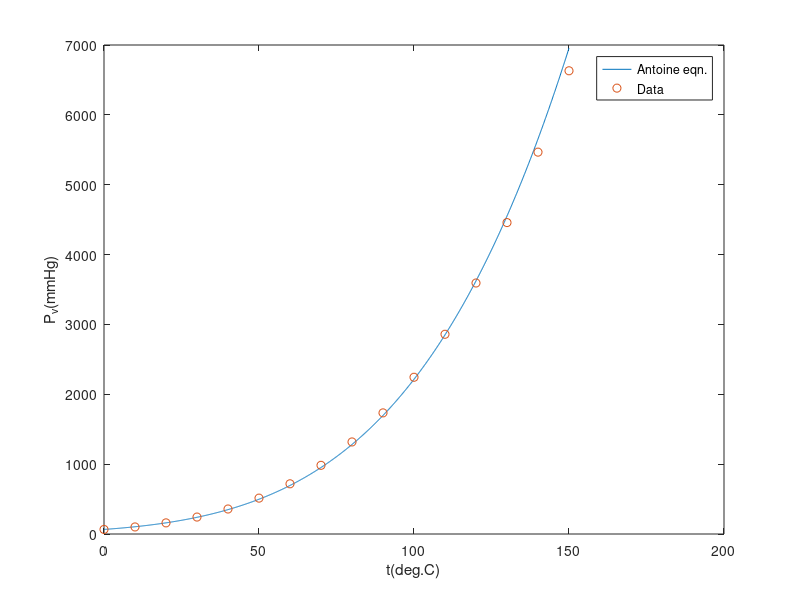

This chart was generated by the following MATLAB code:
% vpchform.m: vapor pressure of chloroform 
clear all; 
t = [0.001 10:10:150]; % temp.(deg.C) 
Pv = [65.4 101.0 159.3 242.6 357.9 513.6 718.7 983.2 1317.7 1733.9 ...     
2243.7 2859.2 3593.0 4457.9 5466.4 6631.0];  % vapor pressure (mmHg) 
n = length(t); Y = (log(Pv))'; X = [ones(n,1) (1./t)' (log(Pv)./t)']; 
K = inv(X'*X)*X'*Y; A = K(1), C = -K(3), B = A*C - K(2) 
ti = 0:0.1:150; Pvi = exp(A - B./(ti + C));  % Generate points for plot 
plot(ti,Pvi,t,Pv,'o'), xlabel('t(deg.C)'), ylabel('P_v(mmHg)') 
legend('Antoine eqn.','Data','location','best') 
